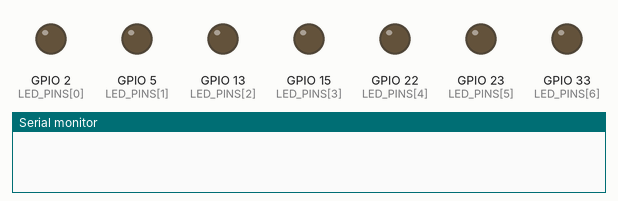
Simulated run of this sketch. Board: ESP32. On the bench: output pins drawn as LEDs (lit = HIGH), the last lines printed to the serial monitor.

Above: at 0.0 s.
At 5.12 s:
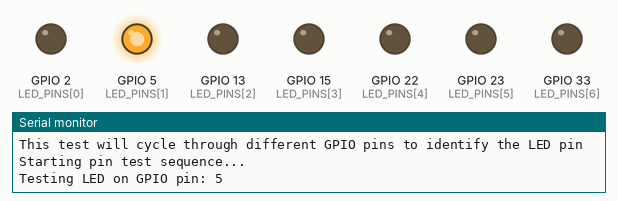
At 10.62 s:
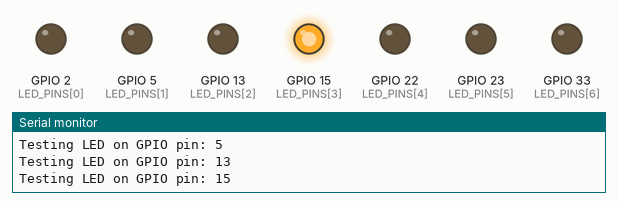
At 21.12 s:
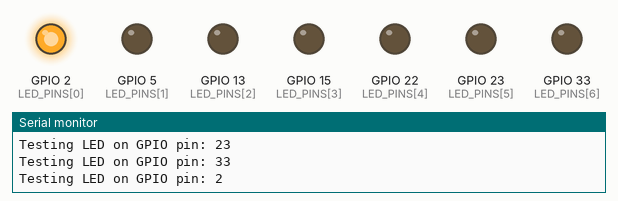
At 29.62 s:
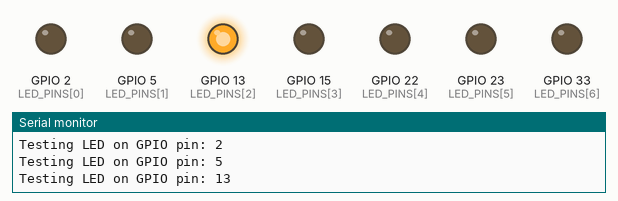
At 39.62 s:
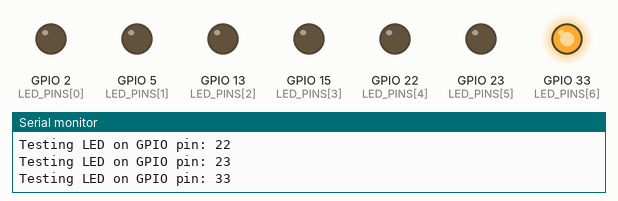
Timing chart, 0 to 40.0 s (numbered marks = the images above):
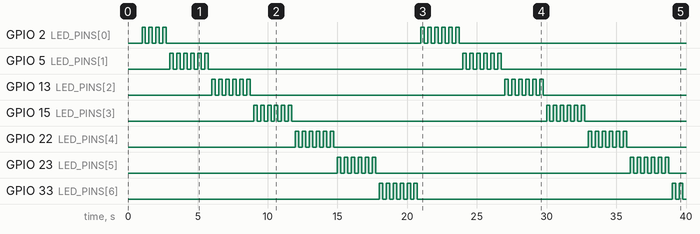

The sketch:

multi_pin_led_test.ino
```cpp
/*
 * ESP32 Multi-Pin LED Test
 *
 * This program cycles through several common ESP32 LED pins
 * to help identify which one controls the onboard LED on your board.
 */

// Common LED pins to try
const int LED_PINS[] = {2, 5, 13, 15, 22, 23, 33};
const int NUM_PINS = sizeof(LED_PINS) / sizeof(LED_PINS[0]);

int currentPinIndex = 0;
unsigned long lastChangeTime = 0;
const unsigned long CHANGE_INTERVAL = 3000; // 3 seconds per pin

void setup() {
  // Initialize serial
  Serial.begin(115200);
  delay(1000);

  Serial.println("\n=== ESP32 Multi-Pin LED Test ===");
  Serial.println("This test will cycle through different GPIO pins to identify the LED pin");

  // Initialize all pins as outputs
  for (int i = 0; i < NUM_PINS; i++) {
    pinMode(LED_PINS[i], OUTPUT);
    digitalWrite(LED_PINS[i], LOW);
  }

  Serial.println("Starting pin test sequence...");
}

void loop() {
  unsigned long currentTime = millis();

  // Change pin every CHANGE_INTERVAL milliseconds
  if (currentTime - lastChangeTime >= CHANGE_INTERVAL) {
    // Turn off the current pin
    digitalWrite(LED_PINS[currentPinIndex], LOW);

    // Move to the next pin
    currentPinIndex = (currentPinIndex + 1) % NUM_PINS;

    // Turn on the new pin
    digitalWrite(LED_PINS[currentPinIndex], HIGH);

    // Print the current pin being tested
    Serial.print("Testing LED on GPIO pin: ");
    Serial.println(LED_PINS[currentPinIndex]);

    lastChangeTime = currentTime;
  }

  // Blink the current pin to make it more visible
  if ((currentTime % 500) < 250) {
    digitalWrite(LED_PINS[currentPinIndex], HIGH);
  } else {
    digitalWrite(LED_PINS[currentPinIndex], LOW);
  }
}
```

Measured:
- by itself, GPIO 2 (LED_PINS[0]): goes 3 × (HIGH 0.24 s, LOW 0.25 s), HIGH 0.25 s, LOW 18.2 s, 5 × (HIGH 0.25 s, LOW 0.25 s), HIGH 0.25 s, then LOW
- by itself, GPIO 22 (LED_PINS[4]): goes 5 × (HIGH 0.25 s, LOW 0.25 s), HIGH 0.25 s, LOW 18.3 s, 5 × (HIGH 0.25 s, LOW 0.25 s), HIGH 0.25 s, then LOW
- by itself, GPIO 33 (LED_PINS[6]): goes 5 × (HIGH 0.25 s, LOW 0.25 s), HIGH 0.25 s, LOW 18.2 s, HIGH 0.25 s, LOW 0.25 s, HIGH 0.25 s, then LOW
- by itself, GPIO 5 (LED_PINS[1]), GPIO 13 (LED_PINS[2]), GPIO 15 (LED_PINS[3]), GPIO 23 (LED_PINS[5]): goes 5 × (HIGH 0.25 s, LOW 0.25 s), HIGH 0.25 s, LOW 18.2 s, 5 × (HIGH 0.25 s, LOW 0.25 s), HIGH 0.25 s, then LOW
